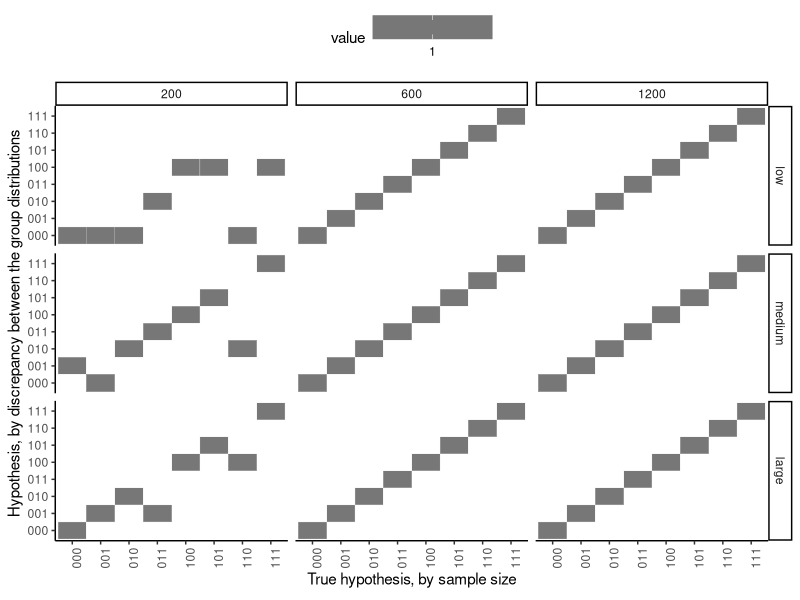

Write the R code that produced this figure.
# Reproduce figures/fig5-v1.eps

## Load the relevant libraries
library(dplyr)
library(ggplot2)
library(readr)

## Create the plot
p <-
    readr::read_csv("data/fig5-v1-g.csv") %>%
    dplyr::mutate(
        N = factor(N),
        l = factor(l, labels = c("low", "medium", "large")),
        H0 = factor(H0),
        H1 = factor(H1)
    ) %>%
    ggplot(aes(H0, H1)) +
    geom_tile(aes(fill = value), color = "grey90") +
    facet_grid(l ~ N) +
    labs(
        y = "Hypothesis, by discrepancy between the group distributions",
        x = expression(paste("True hypothesis, by sample size"))
    ) +
    theme_classic() +
    theme(legend.position = "top") +
    scale_fill_gradient(low = "white", high = "black") +
    theme(axis.text.x = element_text(angle = 90))

## Save the plot in pdf format
ggsave("figures/fig5-v1.eps", p, width = 6, height = 5)
